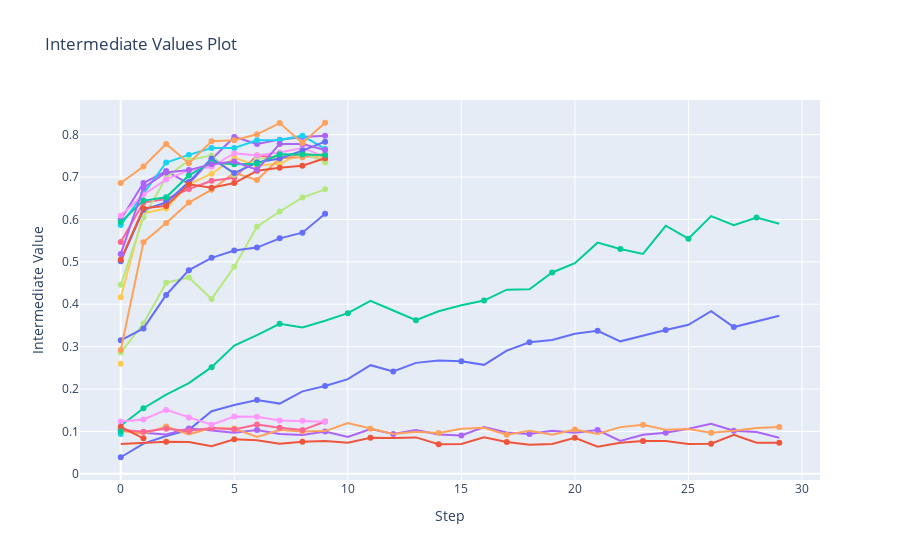

This figure's notebook cell:
### Markdown cell above
## Visualize the learning curves of the trials

### Code cell
plot_intermediate_values(study)

### Figure 1 — Plotly figure (JSON) as saved in the notebook; plotly's stock layout.template omitted (floating-point values rounded to 4 significant figures)
{"data": [{"marker": {"maxdisplayed": 10}, "mode": "lines+markers", "name": "Trial0", "type": "scatter", "x": [0, 1, 2, 3, 4, 5, 6, 7, 8, 9, 10, 11, 12, 13, 14, 15, 16, 17, 18, 19, 20, 21, 22, 23, 24, 25, 26, 27, 28, 29], "y": [0.03906, 0.07109, 0.08906, 0.1039, 0.1477, 0.1625, 0.1742, 0.1656, 0.1945, 0.207, 0.2234, 0.2562, 0.2414, 0.2617, 0.2672, 0.2656, 0.257, 0.2906, 0.3102, 0.3156, 0.3305, 0.3375, 0.3125, 0.3266, 0.3391, 0.3516, 0.3836, 0.3461, 0.3602, 0.3727]}, {"marker": {"maxdisplayed": 10}, "mode": "lines+markers", "name": "Trial1", "type": "scatter", "x": [0, 1, 2, 3, 4, 5, 6, 7, 8, 9, 10, 11, 12, 13, 14, 15, 16, 17, 18, 19, 20, 21, 22, 23, 24, 25, 26, 27, 28, 29], "y": [0.07031, 0.07266, 0.07578, 0.075, 0.06484, 0.08125, 0.07891, 0.07109, 0.07578, 0.07734, 0.07344, 0.08516, 0.08438, 0.08594, 0.06953, 0.07031, 0.08594, 0.075, 0.06875, 0.07031, 0.08516, 0.06406, 0.07344, 0.07734, 0.07734, 0.07031, 0.07109, 0.09219, 0.07344, 0.07344]}, {"marker": {"maxdisplayed": 10}, "mode": "lines+markers", "name": "Trial2", "type": "scatter", "x": [0, 1, 2, 3, 4, 5, 6, 7, 8, 9, 10, 11, 12, 13, 14, 15, 16, 17, 18, 19, 20, 21, 22, 23, 24, 25, 26, 27, 28, 29], "y": [0.1133, 0.1547, 0.1867, 0.2141, 0.2516, 0.3023, 0.3273, 0.3539, 0.3453, 0.3609, 0.3789, 0.4078, 0.3852, 0.3625, 0.3836, 0.3977, 0.4086, 0.4344, 0.4352, 0.475, 0.4969, 0.5453, 0.5305, 0.5188, 0.5852, 0.5547, 0.6078, 0.5867, 0.6047, 0.5898]}, {"marker": {"maxdisplayed": 10}, "mode": "lines+markers", "name": "Trial3", "type": "scatter", "x": [0, 1, 2, 3, 4, 5, 6, 7, 8, 9, 10, 11, 12, 13, 14, 15, 16, 17, 18, 19, 20, 21, 22, 23, 24, 25, 26, 27, 28, 29], "y": [0.1039, 0.09688, 0.09297, 0.107, 0.1023, 0.09688, 0.1031, 0.09375, 0.09141, 0.1, 0.08672, 0.1055, 0.09375, 0.1031, 0.09297, 0.09062, 0.1102, 0.09766, 0.09375, 0.1016, 0.09688, 0.1031, 0.07734, 0.09219, 0.09688, 0.1062, 0.118, 0.1016, 0.09844, 0.08516]}, {"marker": {"maxdisplayed": 10}, "mode": "lines+markers", "name": "Trial4", "type": "scatter", "x": [0, 1, 2, 3, 4, 5, 6, 7, 8, 9, 10, 11, 12, 13, 14, 15, 16, 17, 18, 19, 20, 21, 22, 23, 24, 25, 26, 27, 28, 29], "y": [0.1016, 0.09453, 0.1117, 0.09297, 0.1078, 0.107, 0.08672, 0.1031, 0.1, 0.1008, 0.1195, 0.1062, 0.09375, 0.09922, 0.09609, 0.1062, 0.1086, 0.09219, 0.1016, 0.09219, 0.1047, 0.09375, 0.1102, 0.1156, 0.1039, 0.1055, 0.09688, 0.1016, 0.1078, 0.1102]}, {"marker": {"maxdisplayed": 10}, "mode": "lines+markers", "name": "Trial5", "type": "scatter", "x": [0], "y": [0.09375]}, {"marker": {"maxdisplayed": 10}, "mode": "lines+markers", "name": "Trial6", "type": "scatter", "x": [0, 1, 2, 3, 4, 5, 6, 7, 8, 9], "y": [0.1039, 0.09922, 0.1062, 0.1008, 0.1078, 0.1047, 0.1164, 0.1086, 0.1031, 0.1234]}, {"marker": {"maxdisplayed": 10}, "mode": "lines+markers", "name": "Trial7", "type": "scatter", "x": [0, 1, 2, 3, 4, 5, 6, 7, 8, 9], "y": [0.2859, 0.3547, 0.4508, 0.4633, 0.4125, 0.4883, 0.5828, 0.6188, 0.6516, 0.6711]}, {"marker": {"maxdisplayed": 10}, "mode": "lines+markers", "name": "Trial8", "type": "scatter", "x": [0, 1, 2, 3, 4, 5, 6, 7, 8, 9], "y": [0.1234, 0.1281, 0.1508, 0.1328, 0.1156, 0.1352, 0.1344, 0.1258, 0.125, 0.1227]}, {"marker": {"maxdisplayed": 10}, "mode": "lines+markers", "name": "Trial9", "type": "scatter", "x": [0, 1, 2, 3, 4, 5, 6, 7, 8, 9], "y": [0.4164, 0.6148, 0.6258, 0.6828, 0.7078, 0.7453, 0.7273, 0.7312, 0.757, 0.7453]}, {"marker": {"maxdisplayed": 10}, "mode": "lines+markers", "name": "Trial10", "type": "scatter", "x": [0, 1, 2, 3, 4, 5, 6, 7, 8, 9], "y": [0.3148, 0.343, 0.4219, 0.4805, 0.5094, 0.5266, 0.5336, 0.5555, 0.5687, 0.6133]}, {"marker": {"maxdisplayed": 10}, "mode": "lines+markers", "name": "Trial11", "type": "scatter", "x": [0, 1], "y": [0.1109, 0.08359]}, {"marker": {"maxdisplayed": 10}, "mode": "lines+markers", "name": "Trial12", "type": "scatter", "x": [0], "y": [0.1]}, {"marker": {"maxdisplayed": 10}, "mode": "lines+markers", "name": "Trial13", "type": "scatter", "x": [0, 1, 2, 3, 4, 5, 6, 7, 8, 9], "y": [0.6, 0.6859, 0.7141, 0.6844, 0.7422, 0.7945, 0.7781, 0.7883, 0.7945, 0.7977]}, {"marker": {"maxdisplayed": 10}, "mode": "lines+markers", "name": "Trial14", "type": "scatter", "x": [0, 1, 2, 3, 4, 5, 6, 7, 8, 9], "y": [0.2922, 0.5461, 0.5914, 0.6398, 0.6703, 0.7102, 0.693, 0.7445, 0.7469, 0.7539]}, {"marker": {"maxdisplayed": 10}, "mode": "lines+markers", "name": "Trial15", "type": "scatter", "x": [0, 1, 2, 3, 4, 5, 6, 7, 8, 9], "y": [0.5867, 0.6617, 0.7344, 0.7523, 0.7688, 0.7688, 0.7867, 0.7875, 0.7977, 0.7664]}, {"marker": {"maxdisplayed": 10}, "mode": "lines+markers", "name": "Trial16", "type": "scatter", "x": [0, 1, 2, 3, 4, 5, 6, 7, 8, 9], "y": [0.5469, 0.6398, 0.6484, 0.6719, 0.6914, 0.6984, 0.7508, 0.7453, 0.7555, 0.7375]}, {"marker": {"maxdisplayed": 10}, "mode": "lines+markers", "name": "Trial17", "type": "scatter", "x": [0, 1, 2, 3, 4, 5, 6, 7, 8, 9], "y": [0.4461, 0.6047, 0.6984, 0.7406, 0.7508, 0.7055, 0.7438, 0.7453, 0.7586, 0.7352]}, {"marker": {"maxdisplayed": 10}, "mode": "lines+markers", "name": "Trial18", "type": "scatter", "x": [0, 1, 2, 3, 4, 5, 6, 7, 8, 9], "y": [0.6094, 0.6586, 0.6945, 0.7156, 0.7242, 0.7562, 0.7508, 0.7578, 0.7688, 0.7477]}, {"marker": {"maxdisplayed": 10}, "mode": "lines+markers", "name": "Trial19", "type": "scatter", "x": [0], "y": [0.2594]}, {"marker": {"maxdisplayed": 10}, "mode": "lines+markers", "name": "Trial20", "type": "scatter", "x": [0, 1, 2, 3, 4, 5, 6, 7, 8, 9], "y": [0.5016, 0.6227, 0.6398, 0.6883, 0.7438, 0.7094, 0.7344, 0.7438, 0.7625, 0.7836]}, {"marker": {"maxdisplayed": 10}, "mode": "lines+markers", "name": "Trial21", "type": "scatter", "x": [0, 1, 2, 3, 4, 5, 6, 7, 8, 9], "y": [0.5047, 0.6266, 0.632, 0.6828, 0.675, 0.6859, 0.7148, 0.7219, 0.7266, 0.7445]}, {"marker": {"maxdisplayed": 10}, "mode": "lines+markers", "name": "Trial22", "type": "scatter", "x": [0, 1, 2, 3, 4, 5, 6, 7, 8, 9], "y": [0.5938, 0.6445, 0.6523, 0.7039, 0.7344, 0.7305, 0.7312, 0.7539, 0.7531, 0.7523]}, {"marker": {"maxdisplayed": 10}, "mode": "lines+markers", "name": "Trial23", "type": "scatter", "x": [0, 1, 2, 3, 4, 5, 6, 7, 8, 9], "y": [0.5188, 0.675, 0.7109, 0.7164, 0.7305, 0.7367, 0.7172, 0.7781, 0.7781, 0.7641]}, {"marker": {"maxdisplayed": 10}, "mode": "lines+markers", "name": "Trial24", "type": "scatter", "x": [0, 1, 2, 3, 4, 5, 6, 7, 8, 9], "y": [0.6859, 0.725, 0.7781, 0.7328, 0.7844, 0.7867, 0.8008, 0.8273, 0.7805, 0.8281]}], "layout": {"showlegend": false, "title": {"text": "Intermediate Values Plot"}, "xaxis": {"title": {"text": "Step"}}, "yaxis": {"title": {"text": "Intermediate Value"}}}}
